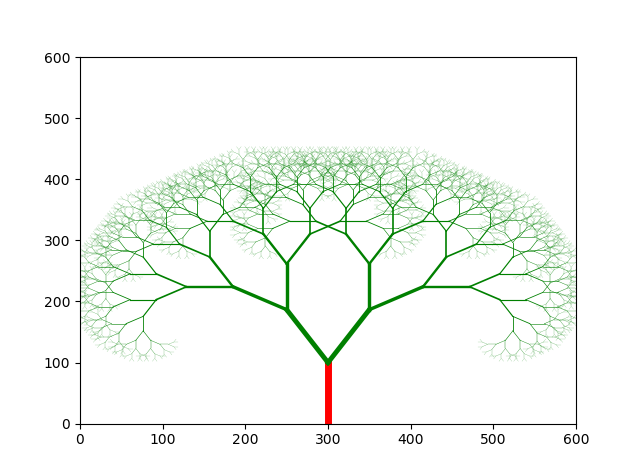

Write Python code to recreate this figure.
import matplotlib as mpl
import matplotlib.pyplot as plt
import matplotlib.lines as lines
import numpy as np
import math
import random as rnd
from scipy.spatial import distance

#finds a point d distance away from (x1, y1) on line (x0,y0 -> x1,y1) using vectors
def point_at_d(start, end, d):
    pt1 = np.array([start[0], start[1]])
    pt2 = np.array([end[0], end[1]])
    res = pt2 - pt1
    absv = math.sqrt(res[0] * res[0] + res[1] * res[1])
    norm = res / absv
    final = pt2 + d * norm
    return final


#recursive method for building tree
def fractal(start, end, rotn, line_width, reduced_height):

    global min_height
    # exit condition where reduced height goes below min_height
    if reduced_height < min_height:
        return
    global currentAxis
    global random_colors
    global height_reduction
    global width_reduction
    red_height = height_reduction * reduced_height
    red_width = width_reduction * line_width
    colr1 = random_colors[rnd.randrange(0, len(random_colors))]
    colr2 = random_colors[rnd.randrange(0, len(random_colors))]

    #apply transformation to find out new rotated point
    trans1 = mpl.transforms.Affine2D().rotate_deg_around(start[0], start[1], rotn)
    txn1 = trans1.transform([end[0], end[1]])
    end1 = point_at_d((start[0], start[1]), (txn1[0], txn1[1]), red_height)
    line1 = lines.Line2D([start[0], txn1[0]], [start[1], txn1[1]], linewidth=red_width, color=colr1)
    currentAxis.add_line(line1)


    trans2 = mpl.transforms.Affine2D().rotate_deg_around(start[0], start[1], -rotn)
    txn2 = trans2.transform([end[0], end[1]])
    end2 = point_at_d((start[0], start[1]), (txn2[0], txn2[1]), red_height)
    line2 = lines.Line2D([start[0], txn2[0]], [start[1], txn2[1]], linewidth=red_width, color=colr2)
    currentAxis.add_line(line2)

    #recursive call
    fractal((line1.get_xdata()[1], line1.get_ydata()[1]), (end1[0], end1[1]), rotn, red_width, red_height)
    fractal((line2.get_xdata()[1], line2.get_ydata()[1]), (end2[0], end2[1]), rotn, red_width, red_height)


random_colors = ['green']
x_max = 600
height = 70
line_width = 5
width_reduction = 0.7
height_reduction = 0.75
min_height = 5
fig = plt.figure()
currentAxis = fig.add_subplot(1, 1, 1)
plt.xlim(0, x_max)
plt.ylim(0, x_max)
start = (120, 0)
ht = 100
line1 = lines.Line2D([x_max/2, x_max/2], [0, ht], color='r', linewidth=line_width)
currentAxis.add_line(line1)

fractal((line1.get_xdata()[1], line1.get_ydata()[1]), (line1.get_xdata()[1], line1.get_ydata()[1] + ht), 30, line_width, ht)
plt.show()
